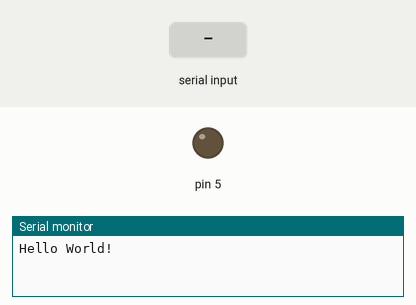
A sketch run on a simulated Arduino Uno, built with avr-gcc and run on an emulated ATmega328P. Parts: output pins drawn as LEDs (lit = HIGH), the last lines printed to the serial monitor. The test bench sets the inputs (shaded band).

Above: at 1.2 s.
1.3 s: "31\n" received over Serial
At 2.6 s:
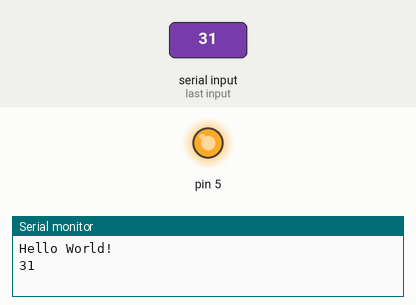
Timing chart, 0 to 4.3 s (numbered marks = the images above; inputs shaded):
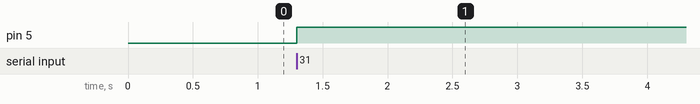

The sketch:

RSLAVE.ino
```cpp
#include <SoftwareSerial.h>
SoftwareSerial mySerial(0, 1); //블루투스의 Tx, Rx핀을 2번 3번핀으로 설정
int data,value;
void setup() {
  // 시리얼 통신의 속도를 9600으로 설정
  Serial.begin(9600);
  Serial.println("Hello World!");
  pinMode(5,OUTPUT);
  //블루투스와 아두이노의 통신속도를 9600으로 설정
  mySerial.begin(9600);
}
void loop() { //코드를 무한반복합니다.
  if(Serial.available())
  {
    char ch =Serial.read();
    if(isDigit(ch))
    {
      value = (value * 10) + (ch - 48);
    }
    else if (ch =='\n')
    {
        Serial.println(value);
        delay(100);
        value = 0;
    }
    if(value==31){digitalWrite(5,HIGH);delay(10);}
  }
}
```

Measured:
- after the input at 1.3 s, pin 5: LOW → HIGH at once
